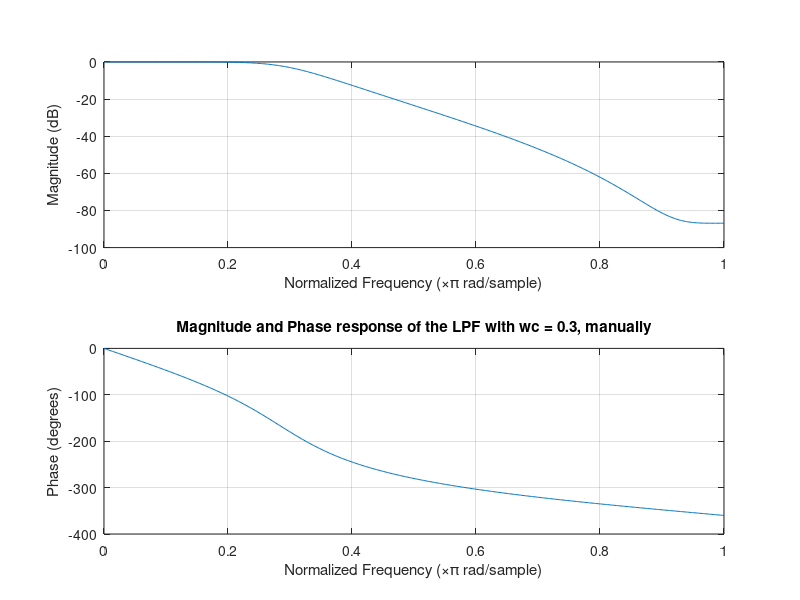
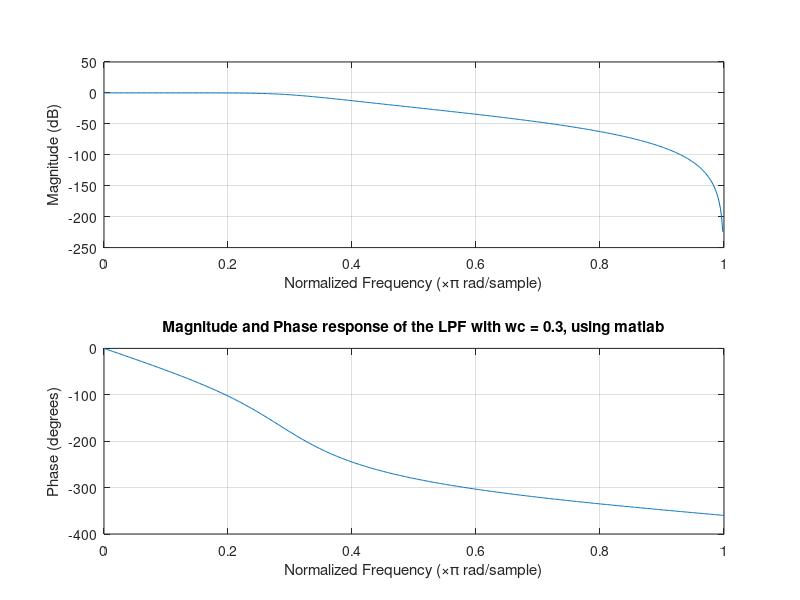

The MATLAB source for these figures, in order:
%(b) to verify if the co-efficients are same
[B,A] = butter(4, 0.3);

%(c) Plotting the response of the filter
a = [1.0000   -1.5705    1.2758   -0.4845    0.0762];
b = [0.0186    0.0742    0.1114    0.0742    0.0186];

figure(1)
freqz(b,a);
title('Magnitude and Phase response of the LPF with wc = 0.3, manually')

figure(2)
freqz(B,A);
title('Magnitude and Phase response of the LPF with wc = 0.3, using matlab')
